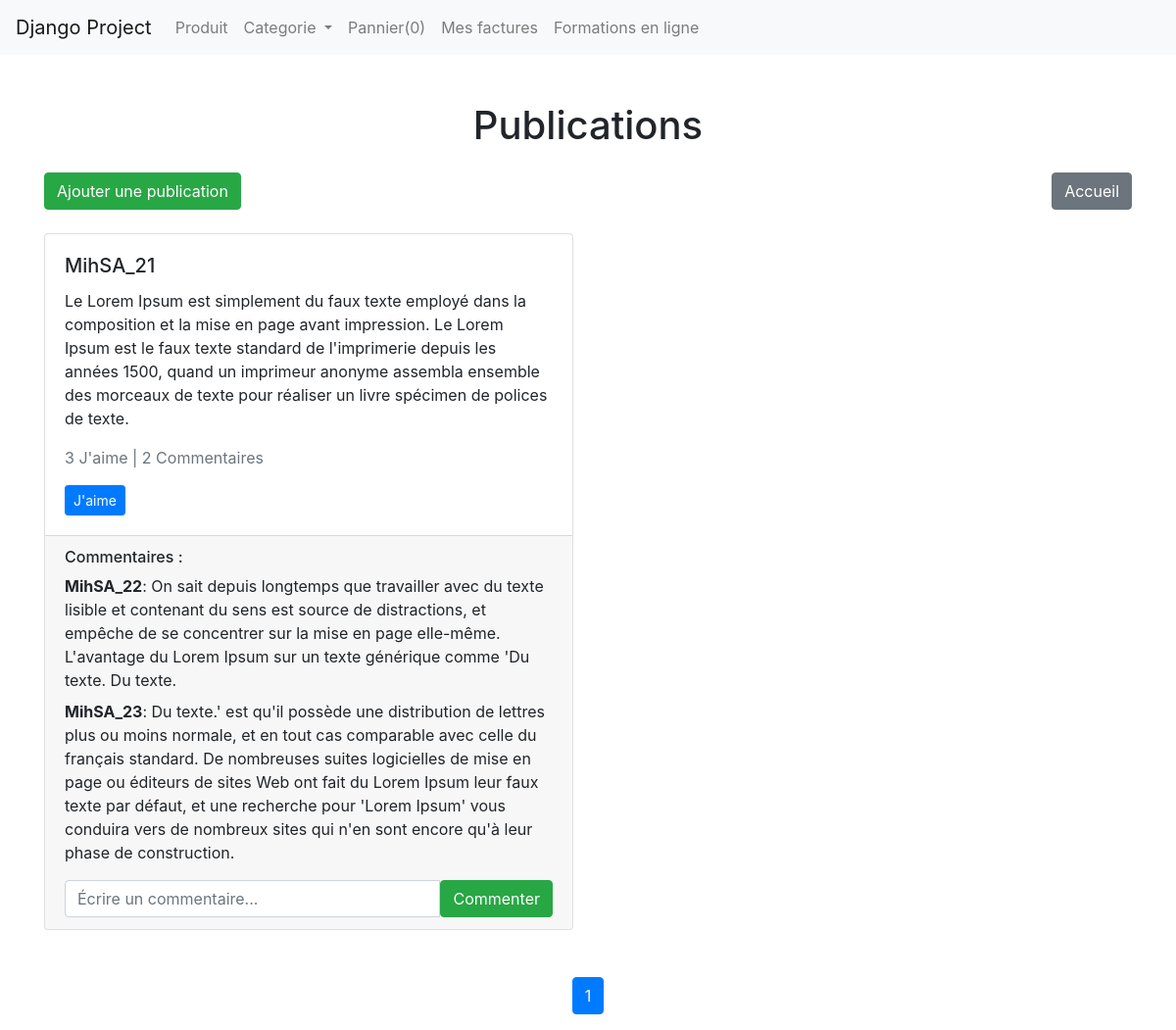
Page /publications/ on the earlier database version.
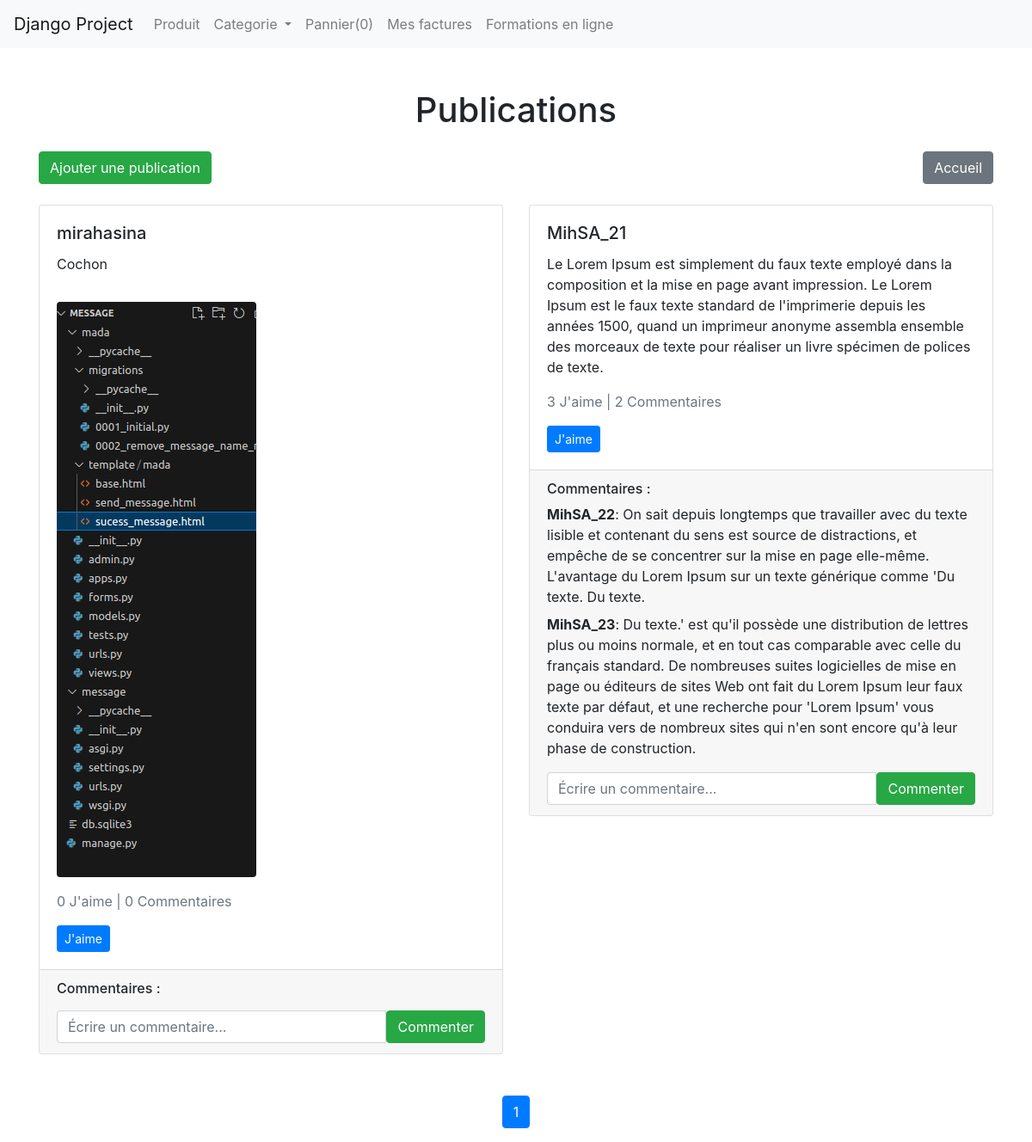
Same page on the later database version.
### publications/models.py (models this page shows, shortened)
class Publication(models.Model):
    auteur = models.ForeignKey(User, on_delete=models.CASCADE)
    contenu = models.TextField()
    date_pub = models.DateTimeField(auto_now_add=True)
    image = models.ImageField(upload_to='publications/', null=True, blank=True)
    def nombre_likes(self):
        return self.like_set.count()
    def nombre_commentaires(self):
        return self.commentaire_set.count()

class Commentaire(models.Model):
    publication = models.ForeignKey(Publication, on_delete=models.CASCADE)
    auteur = models.ForeignKey(User, on_delete=models.CASCADE)
    contenu = models.TextField()
    date_pub = models.DateTimeField(auto_now_add=True)

### publications/views.py (the view)
# urls.py: path('', views.liste_publications, name='liste_publications'),
def liste_publications(request):
    publications_list = Publication.objects.all().select_related('auteur').prefetch_related('commentaire_set', 'like_set').order_by('-date_pub')
    paginator = Paginator(publications_list, 5)
    page_number = request.GET.get('page')
    publications = paginator.get_page(page_number)
    if request.user.is_authenticated:
        for publication in publications:
            publication.liked_by_user = publication.like_set.filter(utilisateur=request.user).exists()
    return render(request, 'publications/liste_publications.html', {'publications': publications})

### publications/templates/publications/liste_publications.html (shortened to what this page needs)
{% extends "base.html" %}
{% block content %}
<div class="container mt-5">
    <h1 class="text-center mb-4">Publications</h1>
    <div class="d-flex justify-content-between mb-4">
        <a href="{% url 'ajouter_publication' %}" class="btn btn-success">Ajouter une publication</a>
        <a href="{% url 'home' %}" class="btn btn-secondary">Accueil</a>
    </div>
    <div class="row">
        {% for publication in publications %}
            <div class="col-md-6 mb-4">
                <div class="card shadow-sm">
                    <div class="card-body">
                        <h5 class="card-title">{{ publication.auteur.username }}</h5>
                        <p class="card-text">{{ publication.contenu }}</p>
                        {% if publication.image %}
                            <img src="{{ publication.image.url }}" class="img-fluid rounded mt-3" alt="Image de la publication">
                        {% endif %}
                        <p class="text-muted mt-3">
                            {{ publication.nombre_likes }} J'aime | {{ publication.nombre_commentaires }} Commentaires
                        </p>
                        <form action="{% url 'aimer_publication' publication.id %}" method="POST" class="d-inline">
                            {% if publication.liked_by_user %}
                                <button type="submit" class="btn btn-danger btn-sm">Je n'aime plus</button>
                            {% else %}
                                <button type="submit" class="btn btn-primary btn-sm">J'aime</button>
                            {% endif %}
                        </form>
                    </div>
                    <div class="card-footer">
                        <h6>Commentaires :</h6>
                        <ul class="list-unstyled">
                            {% for commentaire in publication.commentaire_set.all %}
                                <li class="mb-2">
                                    <strong>{{ commentaire.auteur.username }}</strong>: {{ commentaire.contenu }}
                                </li>
                            {% endfor %}
                        </ul>
                        <form action="{% url 'commenter_publication' publication.id %}" method="POST" class="mt-3">
                            <div class="input-group">
                                <input type="text" name="contenu" class="form-control" placeholder="Écrire un commentaire..." required>
                                <button type="submit" class="btn btn-success">Commenter</button>
                            </div>
                        </form>
                    </div>
                </div>
            </div>
        {% endfor %}
    </div>
    <div class="d-flex justify-content-center mt-4">
        <nav>
            <ul class="pagination">
                <li class="page-item active">
                    <a class="page-link" href="#">{{ publications.number }}</a>
                </li>
            </ul>
        </nav>
    </div>
</div>
{% endblock content %}

### templates/base.html (shortened to what this page needs)
<!DOCTYPE html>
<html lang="en">
  <head>
    <link rel="stylesheet" href="https://cdn.jsdelivr.net/npm/bootstrap@4.0.0/dist/css/bootstrap.min.css">
</head>
<body>
    <nav class="navbar navbar-expand-lg navbar-light bg-light container-fluid">
        <a class="navbar-brand" href="{% url 'home' %}">Django Project</a>
        <div class="collapse navbar-collapse" id="navbarSupportedContent">
          <ul class="navbar-nav mr-auto">
            <li class="nav-item">
              <a class="nav-link" href="{% url 'index' %}">Produit</a>
            </li>
            <li class="nav-item dropdown">
              <a class="nav-link dropdown-toggle" href="#" id="navbarDropdown" role="button" data-toggle="dropdown" aria-haspopup="true" aria-expanded="false">
                Categorie
              </a>
            </li>
            <li class="nav-item">
              <a id="countPanier" class="nav-link">
                Pannier(0)
              </a>
            </li>
            <li class="nav-item">
              <a class="nav-link" href="{% url 'mes_factures' %}">Mes factures</a>
            </li>
            <li class="nav-item">
              <a class="nav-link" href="{% url 'liste_formations' %}">Formations en ligne</a>
            </li>
          </ul>
        </div>
      </nav>
    {% block content %}
    {% endblock %}
</body>
</html>

Differences in the rows shown:
added Publication: auteur.username "mirahasina", contenu "Cochon", image (picture), nombre_likes "0", nombre_commentaires "0"
